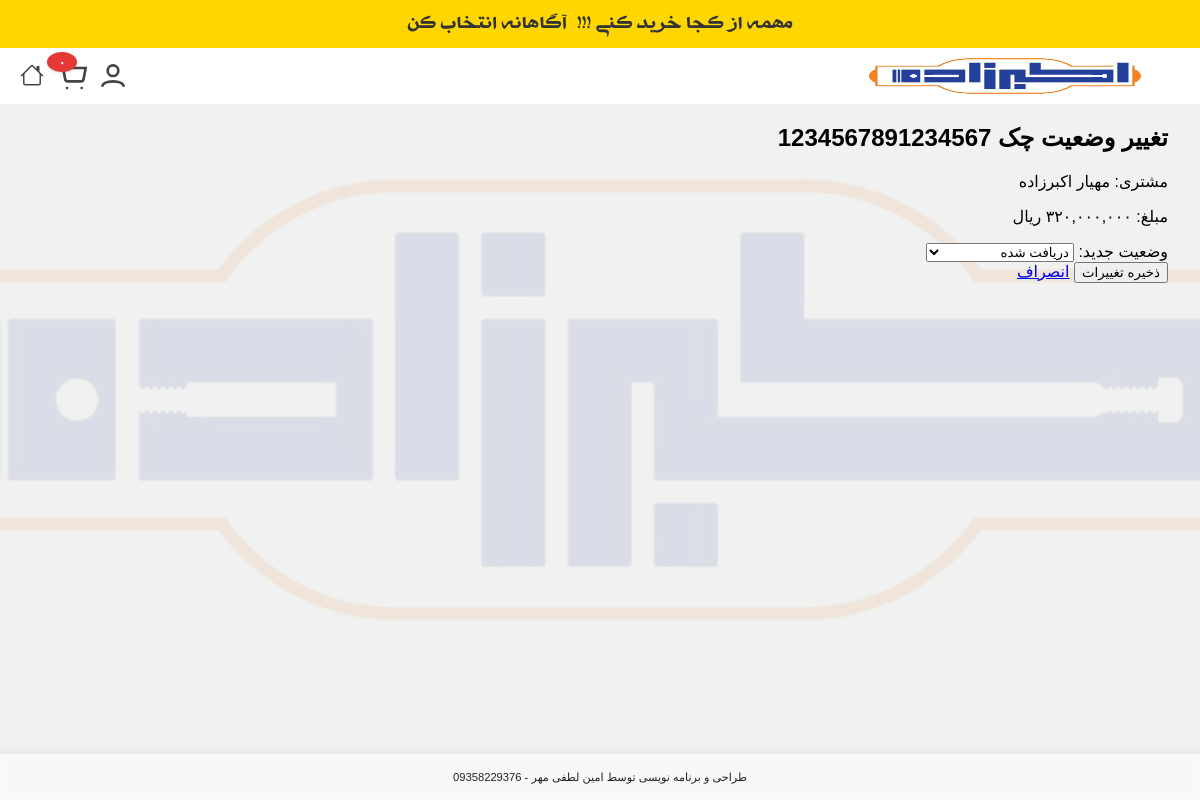
The page /accounting/received-cheques/18/change-status/ (signed in) on the database as committed earlier.
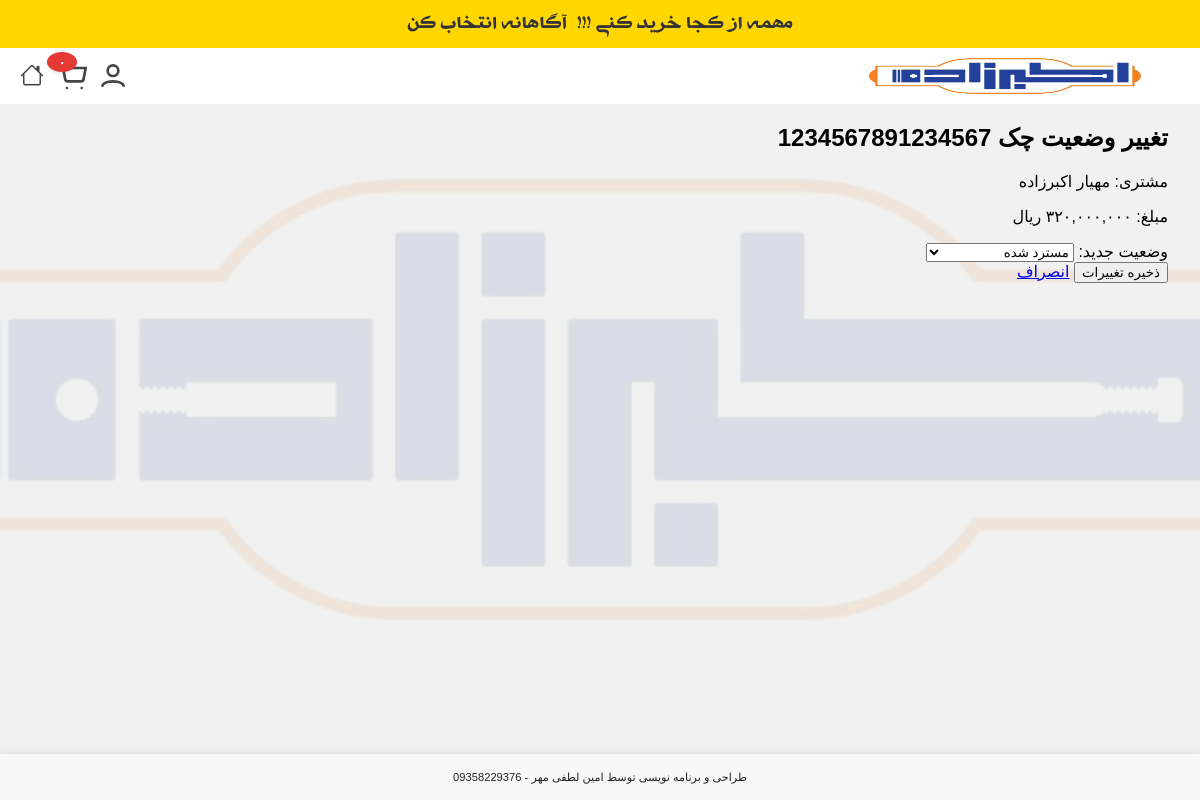
The same page on the database as committed later.
### products/models.py (models this page shows, shortened)
class ReceivedCheque(models.Model):
    financial_operation = models.ForeignKey('FinancialOperation', on_delete=models.CASCADE, related_name='received_cheques', null=True, blank=True, verbose_name="عملیات مالی")
    customer = models.ForeignKey(Customer, on_delete=models.CASCADE, related_name='received_cheques', verbose_name="مشتری")
    endorsement = models.CharField(max_length=255, blank=True, null=True, verbose_name="پشت نمره")
    due_date = models.DateField(verbose_name="تاریخ سررسید")
    bank_name = models.CharField(max_length=100, verbose_name="نام بانک")
    branch_name = models.CharField(max_length=100, blank=True, null=True, verbose_name="نام شعبه")
    series = models.CharField(max_length=50, blank=True, null=True, verbose_name="سری چک")
    serial = models.CharField(max_length=50, blank=True, null=True, verbose_name="سریال چک")
    sayadi_id = models.CharField(max_length=16, unique=True, verbose_name="شناسه صیادی")
    amount = models.DecimalField(max_digits=15, decimal_places=0, verbose_name="مبلغ")
    owner_name = models.CharField(max_length=255, verbose_name="صاحب حساب")
    national_id = models.CharField(max_length=10, blank=True, null=True, verbose_name="کدملی صاحب حساب")
    account_number = models.CharField(max_length=50, verbose_name="شماره حساب")
    STATUS_CHOICES = [
        ('RECEIVED', 'دریافت شده'),
        ('DEPOSITED', 'واگذار به بانک'),
        ('CLEARED', 'وصول شده'),
        ('MANUALLY_CLEARED', 'وصول به صورت دستی'),
        ('SPENT', 'خرج شده'),
        ('BOUNCED', 'برگشت خورده'),
        ('RETURNED', 'مسترد شده'),
    ]
    status = models.CharField(max_length=20, choices=STATUS_CHOICES, default='RECEIVED', verbose_name="وضعیت")
    recipient_name = models.CharField(max_length=255, blank=True, null=True, verbose_name="نام دریافت‌کننده (در صورت خرج چک)")
    recipient_customer = models.ForeignKey('Customer', on_delete=models.SET_NULL, null=True, blank=True, related_name='received_cheques_as_recipient', verbose_name="مشتری گیرنده چک")
    deposited_bank_account = models.ForeignKey('BankAccount', on_delete=models.SET_NULL, null=True, blank=True, related_name='deposited_checks', verbose_name="حساب بانکی واگذار شده")
    created_at = models.DateTimeField(auto_now_add=True, verbose_name="تاریخ ایجاد")
    updated_at = models.DateTimeField(auto_now=True, verbose_name="تاریخ بروزرسانی")
    created_by = models.ForeignKey(User, on_delete=models.SET_NULL, null=True, related_name='created_received_cheques', verbose_name="ایجاد کننده")
    cleared_at = models.DateTimeField(null=True, blank=True, verbose_name="تاریخ وصول")
    cleared_by = models.ForeignKey(User, on_delete=models.SET_NULL, null=True, blank=True, related_name='cleared_received_cheques', verbose_name="وصول کننده")
    bounced_at = models.DateTimeField(null=True, blank=True, verbose_name="تاریخ برگشت")
    bounced_by = models.ForeignKey(User, on_delete=models.SET_NULL, null=True, blank=True, related_name='bounced_received_cheques', verbose_name="برگشت دهنده")
    is_deleted = models.BooleanField(default=False, verbose_name="حذف شده")
    deleted_at = models.DateTimeField(null=True, blank=True, verbose_name="تاریخ حذف")
    deleted_by = models.ForeignKey(
        User,
        on_delete=models.SET_NULL,
        null=True,
        blank=True,
        related_name='deleted_received_cheques',
        verbose_name="حذف کننده"
    )
    class Meta:
        verbose_name = "چک دریافتی"
        verbose_name_plural = "چک‌های دریافتی"
        ordering = ['-due_date', '-cleared_at', '-created_at']

class Customer(models.Model):
    first_name = models.CharField(max_length=100, verbose_name="نام")
    last_name = models.CharField(max_length=100, verbose_name="نام خانوادگی")
    store_name = models.CharField(max_length=255, blank=True, null=True, verbose_name="نام فروشگاه")
    phone = models.CharField(max_length=20, blank=True, null=True, verbose_name="تلفن ثابت")
    mobile = models.CharField(
        max_length=20,
        unique=True,
        verbose_name="شماره موبایل",
        error_messages={
            'unique': 'مشتری دیگری با این شماره همراه قبلاً ثبت شده است.'
        }
    )
    address = models.TextField(blank=True, null=True, verbose_name="آدرس")
    created_by = models.ForeignKey(
        User, on_delete=models.SET_NULL, null=True, related_name='created_customers', verbose_name="ایجاد شده توسط"
    )
    user = models.OneToOneField(
        User, on_delete=models.SET_NULL, null=True, blank=True, related_name='customer_profile', verbose_name="کاربر مرتبط"
    )
    created_at = models.DateTimeField(auto_now_add=True, verbose_name="تاریخ ایجاد")
    class Meta:
        verbose_name = "مشتری"
        verbose_name_plural = "مشتریان"
    def get_full_name(self):
        return f'{self.first_name} {self.last_name}'

### products/views.py (the view)
# urls.py: path('accounting/received-cheques/<int:cheque_id>/change-status/', views.change_received_cheque_status, name='change_received_cheque_status'),
@login_required
@group_required('حسابداری')
def change_received_cheque_status(request, cheque_id):
    cheque = get_object_or_404(ReceivedCheque, id=cheque_id)
    if request.method == 'POST':
        form = ReceivedChequeStatusChangeForm(request.POST, instance=cheque)
        if form.is_valid():
            form.save()
            messages.success(request, f'وضعیت چک {cheque.sayadi_id} با موفقیت به‌روز شد.')
            return redirect('products:received_cheque_list')
    else:
        form = ReceivedChequeStatusChangeForm(instance=cheque)
    return render(request, 'products/received_cheque_change_status.html', {
        'form': form,
        'cheque': cheque
    })

### products/forms.py (shortened to what this page needs)
class ReceivedChequeStatusChangeForm(forms.ModelForm):
    class Meta:
        model = ReceivedCheque
        fields = ['status', 'recipient_name']
        widgets = {
            'status': forms.Select(attrs={'class': 'form-control'}),
            'recipient_name': forms.TextInput(attrs={'class': 'form-control', 'placeholder': 'نام کامل دریافت کننده چک را وارد کنید'}),
        }

### products/context_processors.py (called while the page is built)
def recent_orders_processor(request):
    recent_orders_count = 0
    if request.user.is_authenticated:
        recent_orders_count = Order.objects.filter(customer__created_by=request.user).order_by('-created_at')[:5].count()
    return {'recent_orders_count': recent_orders_count}

def notifications_processor(request):
    if request.user.is_authenticated and request.user.groups.filter(name='مدیر').exists():
        unread_notifications = Notification.objects.filter(target_user=request.user, read=False).order_by('-created_at')
        return {'unread_notifications': unread_notifications}
    return {'unread_notifications': []}

### products/templates/products/received_cheque_change_status.html (shortened to what this page needs)
{% extends "products/base.html" %}
{% load custom_filters %}
{% block content %}
<div class="container mt-5">
    <h2>تغییر وضعیت چک {{ cheque.sayadi_id }}</h2>
    <p>مشتری: {{ cheque.customer.get_full_name }}</p>
    <p>مبلغ: {{ cheque.amount|persian_number_format }} ریال</p>
    <form method="post" id="statusChangeForm">
        <div class="mb-3">
            <label for="id_status" class="form-label">وضعیت جدید:</label>
            {{ form.status }}
        </div>
        <button type="submit" class="btn btn-primary">ذخیره تغییرات</button>
        <a href="{% url 'products:received_cheque_list' %}" class="btn btn-secondary">انصراف</a>
    </form>
</div>
{% endblock %}

Rows that differ between the two databases and show on the page:
changed ReceivedCheque "مهیار اکبرزاده": status "دریافت شده" → "مسترد شده"
